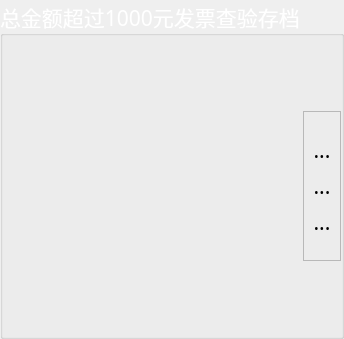
        <widget class="QGroupBox" name="groupBox_6">
         <property name="minimumSize">
          <size>
           <width>0</width>
           <height>300</height>
          </size>
         </property>
         <property name="palette">
          <palette>
           <active>
            <colorrole role="WindowText">
             <brush brushstyle="SolidPattern">
              <color alpha="255">
               <red>255</red>
               <green>255</green>
               <blue>255</blue>
              </color>
             </brush>
            </colorrole>
           </active>
           <inactive>
            <colorrole role="WindowText">
             <brush brushstyle="SolidPattern">
              <color alpha="255">
               <red>255</red>
               <green>255</green>
               <blue>255</blue>
              </color>
             </brush>
            </colorrole>
           </inactive>
           <disabled>
            <colorrole role="WindowText">
             <brush brushstyle="SolidPattern">
              <color alpha="255">
               <red>120</red>
               <green>120</green>
               <blue>120</blue>
              </color>
             </brush>
            </colorrole>
           </disabled>
          </palette>
         </property>
         <property name="font">
          <font>
           <family>楷体</family>
           <pointsize>16</pointsize>
          </font>
         </property>
         <property name="title">
          <string>总金额超过1000元发票查验存档</string>
         </property>
         <layout class="QHBoxLayout" name="horizontalLayout_8">
          <property name="spacing">
           <number>0</number>
          </property>
          <property name="leftMargin">
           <number>0</number>
          </property>
          <property name="topMargin">
           <number>0</number>
          </property>
          <property name="rightMargin">
           <number>0</number>
          </property>
          <property name="bottomMargin">
           <number>0</number>
          </property>
          <item>
           <widget class="QLabel" name="VerificationImage">
            <property name="minimumSize">
             <size>
              <width>300</width>
              <height>300</height>
             </size>
            </property>
            <property name="text">
             <string/>
            </property>
            <property name="pixmap">
             <pixmap resource="../../../UrielQtFramework.qrc">:/Expense/Resources/Expense/nopicture.png</pixmap>
            </property>
            <property name="scaledContents">
             <bool>true</bool>
            </property>
           </widget>
          </item>
          <item>
           <widget class="QFrame" name="frame_5">
            <property name="minimumSize">
             <size>
              <width>38</width>
              <height>150</height>
             </size>
            </property>
            <property name="maximumSize">
             <size>
              <width>38</width>
              <height>150</height>
             </size>
            </property>
            <property name="frameShape">
             <enum>QFrame::StyledPanel</enum>
            </property>
            <property name="frameShadow">
             <enum>QFrame::Raised</enum>
            </property>
            <layout class="QVBoxLayout" name="verticalLayout_18">
             <property name="spacing">
              <number>0</number>
             </property>
             <property name="leftMargin">
              <number>0</number>
             </property>
             <property name="topMargin">
              <number>0</number>
             </property>
             <property name="rightMargin">
              <number>0</number>
             </property>
             <property name="bottomMargin">
              <number>0</number>
             </property>
             <item>
              <spacer name="verticalSpacer_9">
               <property name="orientation">
                <enum>Qt::Vertical</enum>
               </property>
               <property name="sizeHint" stdset="0">
                <size>
                 <width>18</width>
                 <height>20</height>
                </size>
               </property>
              </spacer>
             </item>
             <item>
              <widget class="QToolButton" name="AddVerificationImage">
               <property name="minimumSize">
                <size>
                 <width>36</width>
                 <height>36</height>
                </size>
               </property>
               <property name="maximumSize">
                <size>
                 <width>36</width>
                 <height>36</height>
                </size>
               </property>
               <property name="text">
                <string>...</string>
               </property>
               <property name="icon">
                <iconset resource="../../../UrielQtFramework.qrc">
                 <normaloff>:/Expense/Resources/Expense/addpicture.png</normaloff>:/Expense/Resources/Expense/addpicture.png</iconset>
               </property>
               <property name="iconSize">
                <size>
                 <width>30</width>
                 <height>30</height>
                </size>
               </property>
               <property name="autoRaise">
                <bool>true</bool>
               </property>
              </widget>
             </item>
             <item>
              <widget class="QToolButton" name="PreviewVerificationImage">
               <property name="minimumSize">
                <size>
                 <width>36</width>
                 <height>36</height>
                </size>
               </property>
               <property name="maximumSize">
                <size>
                 <width>36</width>
                 <height>36</height>
                </size>
               </property>
               <property name="text">
                <string>...</string>
               </property>
               <property name="icon">
                <iconset resource="../../../UrielQtFramework.qrc">
                 <normaloff>:/Expense/Resources/Expense/previewpicture.png</normaloff>:/Expense/Resources/Expense/previewpicture.png</iconset>
               </property>
               <property name="iconSize">
                <size>
                 <width>30</width>
                 <height>30</height>
                </size>
               </property>
               <property name="autoRaise">
                <bool>true</bool>
               </property>
              </widget>
             </item>
             <item>
              <widget class="QToolButton" name="DeleteVerificationImage">
               <property name="minimumSize">
                <size>
                 <width>36</width>
                 <height>36</height>
                </size>
               </property>
               <property name="maximumSize">
                <size>
                 <width>36</width>
                 <height>36</height>
                </size>
               </property>
               <property name="text">
                <string>...</string>
               </property>
               <property name="icon">
                <iconset resource="../../../UrielQtFramework.qrc">
                 <normaloff>:/Expense/Resources/Expense/deletepicture.png</normaloff>:/Expense/Resources/Expense/deletepicture.png</iconset>
               </property>
               <property name="iconSize">
                <size>
                 <width>30</width>
                 <height>30</height>
                </size>
               </property>
               <property name="autoRaise">
                <bool>true</bool>
               </property>
              </widget>
             </item>
             <item>
              <spacer name="verticalSpacer_10">
               <property name="orientation">
                <enum>Qt::Vertical</enum>
               </property>
               <property name="sizeHint" stdset="0">
                <size>
                 <width>18</width>
                 <height>20</height>
                </size>
               </property>
              </spacer>
             </item>
            </layout>
           </widget>
          </item>
         </layout>
        </widget>
